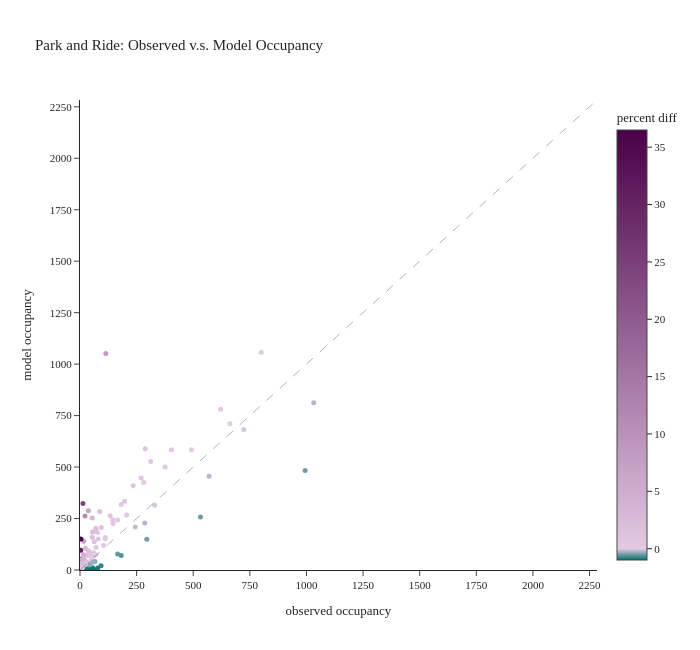

The cell this chart's notebook holds for it:
### Code cell
plot_occupancy(pnr_data, x="observed occupancy", y="model occupancy", title="Park and Ride: Observed v.s. Model Occupancy")

### Figure 1 — Plotly figure (JSON) as saved in the notebook; plotly's stock layout.template omitted (floating-point values rounded to 4 significant figures; data arrays with more than 128 entries replaced by an {"elided": "..."} marker saying what was removed)
{"data": [{"customdata": {"elided": "144x2 float values"}, "hovertemplate": "<b>%{hovertext}</b><br><br>observed occupancy=%{x}<br>model occupancy=%{y}<br>model occupancy rate=%{customdata[0]:.2%}<br>percent diff=%{marker.color:.2%}<extra></extra>", "hovertext": {"elided": "144 str values"}, "legendgroup": "", "marker": {"color": {"elided": "144 float values"}, "coloraxis": "coloraxis", "size": 5, "symbol": "circle"}, "mode": "markers", "name": "", "orientation": "v", "showlegend": false, "type": "scatter", "x": {"elided": "144 float values"}, "xaxis": "x", "y": {"elided": "144 float values"}, "yaxis": "y"}], "layout": {"coloraxis": {"cmax": 36.5, "cmin": -0.9857, "colorbar": {"title": {"text": "percent diff"}}, "colorscale": [[0, "#00716c"], [0.0263, "#E3C9E3"], [1, "#4a0048"]]}, "font": {"size": 11}, "height": 650, "legend": {"tracegroupgap": 0}, "shapes": [{"line": {"dash": "dash", "width": 1}, "type": "line", "x0": 0, "x1": 2283.0, "y0": 0, "y1": 2283.0}], "title": {"text": "Park and Ride: Observed v.s. Model Occupancy"}, "width": 700, "xaxis": {"anchor": "y", "domain": [0.0, 1.0], "dtick": 250, "range": [0, 2283.0], "title": {"text": "observed occupancy"}}, "yaxis": {"anchor": "x", "domain": [0.0, 1.0], "dtick": 250, "range": [0, 2283.0], "title": {"text": "model occupancy"}}}}
